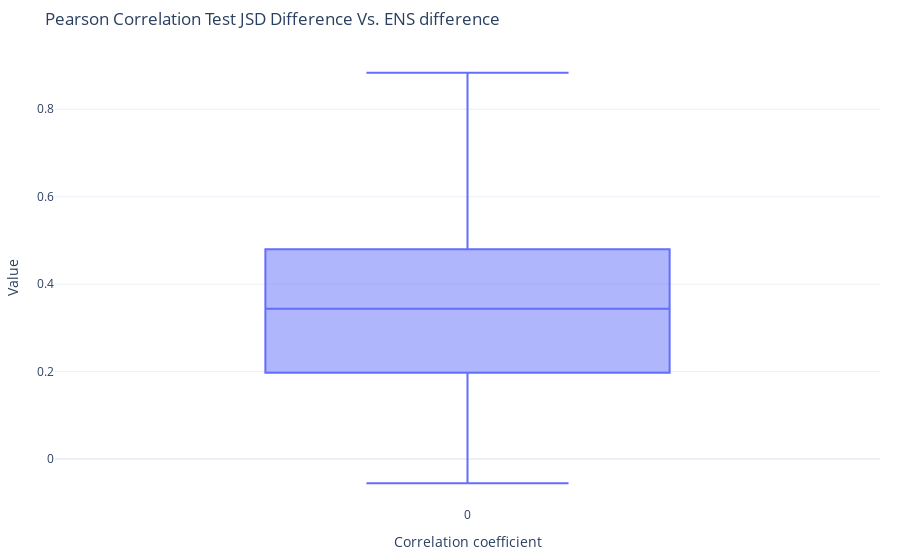

The cell this chart's notebook holds for it:
### Code cell
correlation_list2 = []
p_value_list2 = []
for gene, lists in gene_data_dict.items():
    jsd_diff_list = lists['jsd_diff']
    ens_abs_diff_list = lists['ens_abs_diff']
    #Add the correlation factor in the list
    cor, p_value = scipy.stats.pearsonr(np.sqrt(jsd_diff_list), np.sqrt(ens_abs_diff_list))
    correlation_list2.append(cor)
    p_value_list2.append(p_value)

fig2 = px.box(correlation_list2, title= 'Pearson Correlation Test JSD Difference Vs. ENS difference')
# Update layout with labels and title
fig2.update_layout(
    template='plotly_white',
    margin=dict(l=20, r=20, t=50, b=20),
    autosize=True,
    yaxis_title_font={'size': 20},  
    xaxis_title_font={'size': 20}, 
    xaxis_title='Correlation coefficient',
    yaxis_title='Value',
    width=None
)
fig2.show()

### Figure 1 — Plotly figure (JSON) as saved in the notebook; plotly's stock layout.template omitted (floating-point values rounded to 4 significant figures)
{"data": [{"alignmentgroup": "True", "hovertemplate": "variable=%{x}<br>value=%{y}<extra></extra>", "legendgroup": "", "marker": {"color": "#636efa"}, "name": "", "notched": false, "offsetgroup": "", "orientation": "v", "showlegend": false, "type": "box", "x": ["0", "0", "0", "0", "0", "0", "0", "0", "0", "0", "0", "0", "0", "0", "0", "0", "0", "0", "0", "0", "0", "0", "0", "0", "0", "0", "0", "0", "0", "0", "0", "0", "0", "0", "0", "0", "0", "0", "0", "0", "0", "0", "0", "0", "0", "0", "0", "0", "0", "0", "0", "0", "0", "0", "0", "0", "0", "0", "0", "0", "0", "0", "0", "0", "0", "0", "0", "0", "0", "0", "0", "0", "0", "0", "0", "0", "0", "0", "0", "0", "0", "0", "0", "0", "0", "0", "0", "0", "0", "0", "0", "0", "0", "0", "0", "0", "0", "0", "0", "0", "0", "0", "0", "0", "0", "0", "0", "0", "0", "0", "0", "0", "0", "0", "0", "0", "0", "0", "0", "0", "0", "0", "0", "0", "0", "0", "0"], "x0": " ", "xaxis": "x", "y": [0.4667, 0.5695, 0.528, 0.3567, 0.02788, 0.4973, 0.739, 0.6615, 0.3394, 0.3149, 0.0166, 0.3173, 0.8833, 0.7005, -0.05289, 0.4463, 0.1345, 0.3486, 0.3215, 0.2902, 0.1644, 0.005667, 0.2369, 0.6423, 0.4817, 0.5411, 0.3941, 0.5476, 0.1, 0.1486, 0.231, 0.2856, 0.5921, 0.3432, 0.1267, 0.4743, 0.7157, 0.1565, 0.3229, 0.2905, 0.09213, 0.392, 0.4228, 0.5099, 0.1936, 0.241, 0.4668, 0.7233, 0.5258, 0.1955, 0.4218, 0.3393, 0.6353, 0.4458, 0.5398, 0.2209, 0.8828, 0.6981, 0.4156, -0.05526, 0.2351, 0.3678, 0.6703, 0.4549, 0.06679, 0.4317, 0.4886, 0.141, 0.04879, 0.204, 0.1704, 0.3438, 0.4189, 0.6961, 0.3795, 0.2114, 0.4432, 0.2127, 0.3399, 0.187, 0.2376, 0.3969, 0.463, 0.259, 0.8079, 0.3409, 0.3629, 0.3022, 0.08916, 0.154, 0.4378, 0.1388, 0.5534, 0.249, 0.4474, -0.04099, 0.1335, 0.3526, 0.3321, 0.3711, 0.245, 0.1543, 0.3634, 0.07008, 0.4038, 0.5645, 0.159, 0.1665, 0.327, 0.4707, 0.495, 0.1505, 0.1303, 0.3944, 0.2994, 0.3811, 0.4938, 0.5537, 0.2269, 0.3424, 0.5108, 0.5042, 0.5009, 0.08719, 0.2756, 0.02268, 0.4494], "y0": " ", "yaxis": "y"}], "layout": {"autosize": true, "boxmode": "group", "legend": {"tracegroupgap": 0}, "margin": {"b": 20, "l": 20, "r": 20, "t": 50}, "title": {"text": "Pearson Correlation Test JSD Difference Vs. ENS difference"}, "xaxis": {"anchor": "y", "domain": [0, 1], "title": {"text": "Correlation coefficient"}}, "yaxis": {"anchor": "x", "domain": [0, 1], "title": {"text": "Value"}}}}
